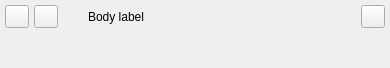
<?xml version="1.0" encoding="UTF-8"?>
<ui version="4.0">
 <class>labelItem</class>
 <widget class="QWidget" name="labelItem">
  <property name="geometry">
   <rect>
    <x>0</x>
    <y>0</y>
    <width>390</width>
    <height>68</height>
   </rect>
  </property>
  <property name="windowTitle">
   <string>label item</string>
  </property>
  <layout class="QVBoxLayout" name="verticalLayout">
   <property name="spacing">
    <number>3</number>
   </property>
   <property name="leftMargin">
    <number>0</number>
   </property>
   <property name="topMargin">
    <number>0</number>
   </property>
   <property name="rightMargin">
    <number>0</number>
   </property>
   <property name="bottomMargin">
    <number>0</number>
   </property>
   <item alignment="Qt::AlignVCenter">
    <widget class="QWidget" name="widget" native="true">
     <layout class="QHBoxLayout" name="horizontalLayout">
      <property name="spacing">
       <number>5</number>
      </property>
      <property name="leftMargin">
       <number>5</number>
      </property>
      <property name="topMargin">
       <number>0</number>
      </property>
      <property name="rightMargin">
       <number>5</number>
      </property>
      <property name="bottomMargin">
       <number>0</number>
      </property>
      <item>
       <widget class="ToolButton" name="setBtn"/>
      </item>
      <item>
       <widget class="ToggleToolButton" name="editBtn"/>
      </item>
      <item>
       <widget class="QWidget" name="colorWidget" native="true">
        <property name="sizePolicy">
         <sizepolicy hsizetype="Minimum" vsizetype="Minimum">
          <horstretch>0</horstretch>
          <verstretch>0</verstretch>
         </sizepolicy>
        </property>
        <property name="minimumSize">
         <size>
          <width>20</width>
          <height>20</height>
         </size>
        </property>
        <property name="maximumSize">
         <size>
          <width>20</width>
          <height>20</height>
         </size>
        </property>
       </widget>
      </item>
      <item>
       <widget class="BodyLabel" name="BodyLabel">
        <property name="text">
         <string>Body label</string>
        </property>
        <property name="alignment">
         <set>Qt::AlignLeading|Qt::AlignLeft|Qt::AlignVCenter</set>
        </property>
       </widget>
      </item>
      <item>
       <widget class="ToolButton" name="deleteBtn"/>
      </item>
     </layout>
    </widget>
   </item>
   <item>
    <widget class="HorizontalSeparator" name="HorizontalSeparator"/>
   </item>
  </layout>
 </widget>
 <customwidgets>
  <customwidget>
   <class>ToolButton</class>
   <extends>QToolButton</extends>
   <header>qfluentwidgets</header>
  </customwidget>
  <customwidget>
   <class>ToggleToolButton</class>
   <extends>ToolButton</extends>
   <header>qfluentwidgets</header>
  </customwidget>
  <customwidget>
   <class>HorizontalSeparator</class>
   <extends>QWidget</extends>
   <header>qfluentwidgets</header>
  </customwidget>
  <customwidget>
   <class>BodyLabel</class>
   <extends>QLabel</extends>
   <header>qfluentwidgets</header>
  </customwidget>
 </customwidgets>
 <resources/>
 <connections/>
</ui>
